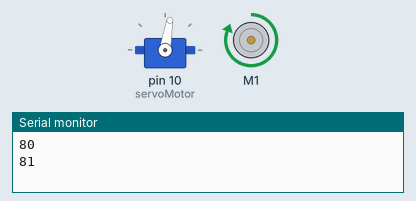
Bench run of a sketch on a simulated Arduino Uno, built with avr-gcc and run on an emulated ATmega328P. Shown: servo, DC motor (green arrow = forward, orange = backward, longer = faster), the last lines printed to the serial monitor.

Above: at 0.05 s.
At 2.95 s:
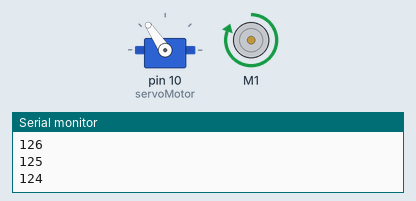
At 5.9 s:
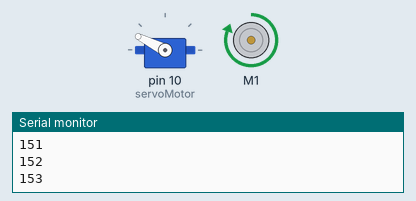
At 11.8 s:
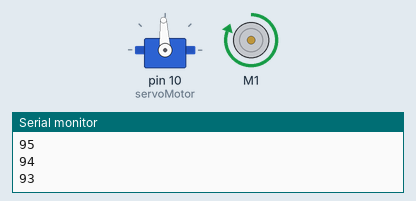
Timing chart, 0 to 13.9 s (numbered marks = the images above):
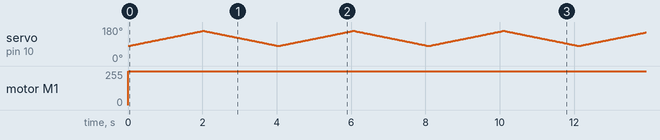

Measured:
- by itself, motor M1: stopped → forward 255/255 at 0.00 s

The sketch:

PedroJaun-IV.ino
```cpp
#include <AFMotor.h>
#include <Servo.h>

int motorspeed=500;


Servo servoMotor;

AF_DCMotor motor(1);
int nmotor = 1;

void setup() {

  Serial.begin(9600);
  servoMotor.attach(10);

  pinMode(A5, INPUT);

  motor.setSpeed(255);  // speed: 0 to 255
  motor.run(RELEASE);


}

void loop() {

  motor.setSpeed(255);  // speed: 0 to 255
  motor.run(FORWARD);
    for (int i = 80; i <= 160; i++)
  {
    // Desplazamos al ángulo correspondiente
    servoMotor.write(i);
    Serial.print(i);
    Serial.println();
    // Hacemos una pausa de 25ms
    delay(25);
  }

  // Para el sentido negativo
  for (int i = 159; i > 80; i--)
  {
    // Desplazamos al ángulo correspondiente
    servoMotor.write(i);
    Serial.print(i);
    Serial.println();
    // Hacemos una pausa de 25ms
    delay(25);
  }
}
```
